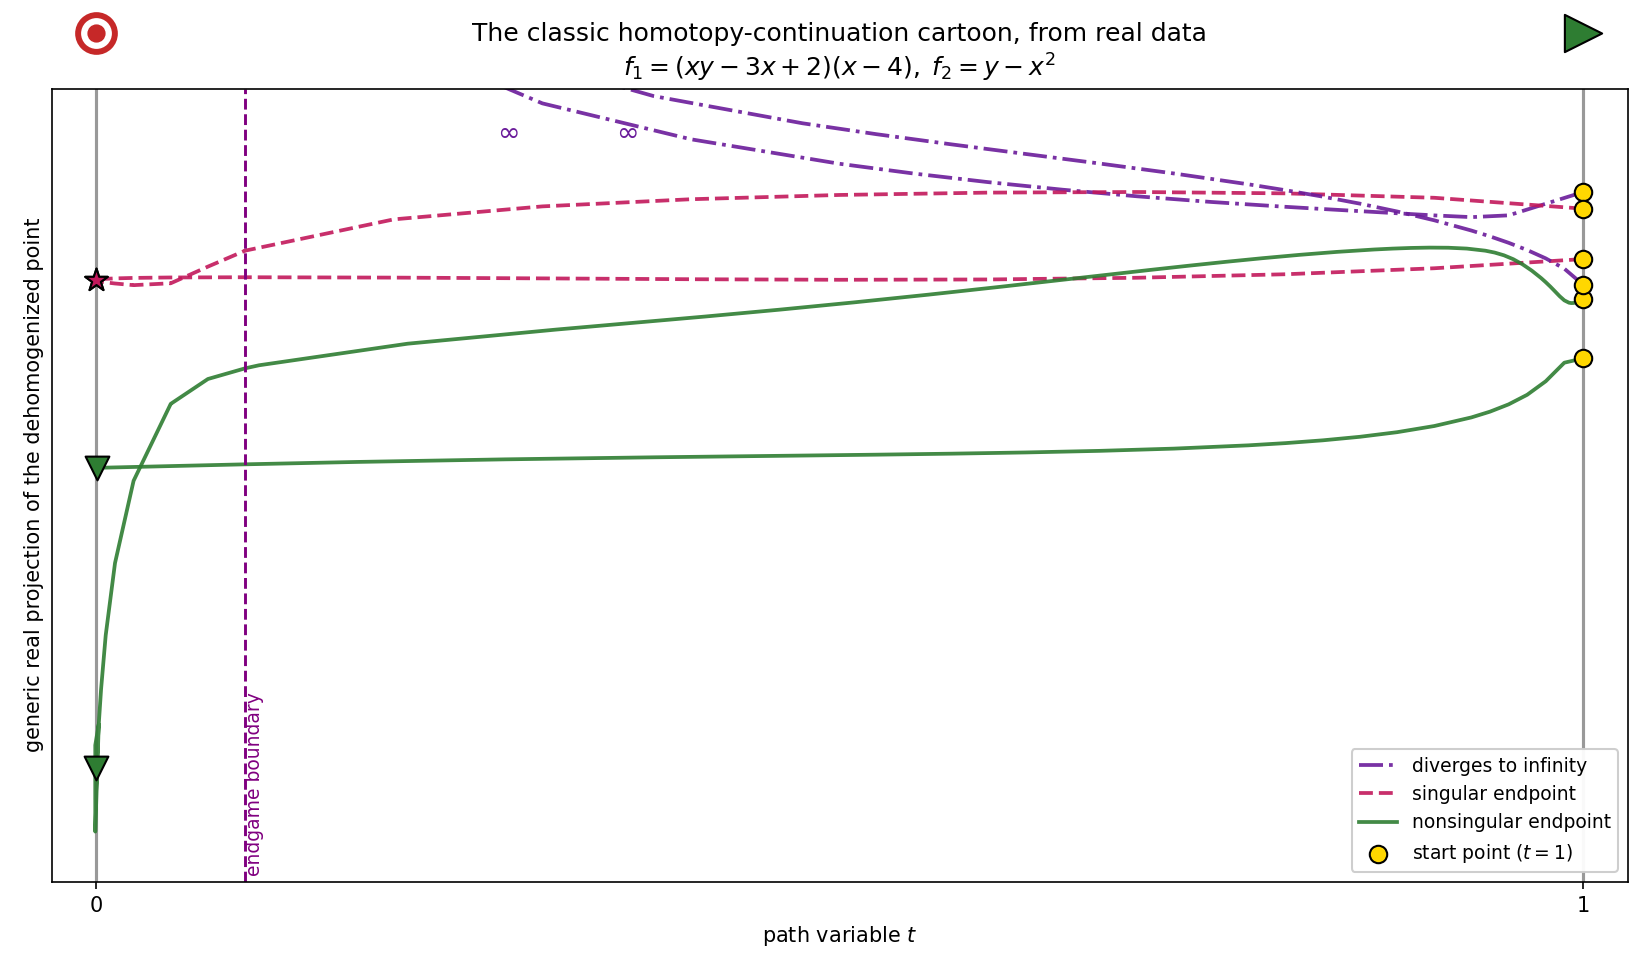

Python code for this plot:
"""Recreate the *classic homotopy-continuation cartoon* — from real tracked data.

Every textbook draws the same picture (see ``doc_resources/images/homotopycontinuation_generic.png``):
smooth start points at ``t=1`` on the right, paths flowing left to the target's solutions at
``t=0``, past an endgame boundary; the endpoints come in three flavors — nonsingular, singular, and
"at infinity" (paths that diverge).  That drawing is freehand.  This script reproduces it from a real
solve, with each path drawn as a solid line styled by what kind of endpoint it reaches.

We use a small, deliberately-chosen system so there are only a handful of paths and one of each
endpoint flavor:

    f1 = (x*y - 3x + 2)*(x - 4)        f2 = y - x^2

Substituting y = x^2 gives (x-1)^2 (x+2)(x-4) = 0: a DOUBLE root at x=1 (a **singular** endpoint,
reached by two paths) and simple roots at x=-2, 4 (**nonsingular**).  The total-degree start system
has 6 paths, so the remaining two **diverge to infinity** (the homogenizing coordinate -> 0).

Run (needs matplotlib):
    python .../classic_continuation_cartoon/classic_continuation_cartoon.py           # SVG + PNG to cwd
    python .../classic_continuation_cartoon/classic_continuation_cartoon.py /tmp/out
"""
import os
import sys

import bertini as pb
from bertini.nag_algorithm import ZeroDimSolver, observers as nobs

ENDGAME_BOUNDARY = 0.1
HOMVAR_INDEX = 0   # homogenize() prepends the homogenizing coordinate; affine coord = z[k]/z[0]
# Height = Re of a fixed GENERIC complex projection of ALL dehomogenized coordinates.  A single
# coordinate's real part collapses distinct points onto a few heights; a generic projection (mixing
# all coordinates with complex weights) separates every distinct point.  The diverging paths run off
# to large height, so the plot windows on the finite paths and lets the diverging ones exit the top.
# Fixed for reproducibility.
PROJECTION = (0.6 + 0.8j, -0.9 + 0.4j)

# endpoint-flavor styling (solid lines; color + endpoint marker per flavor), echoing the cartoon
# solid/dashed/dash-dot AND distinct colors per flavor, so the flavors are distinguishable even in
# grayscale / for color-blind readers.
STYLE = {
    "nonsingular": dict(color="#2e7d32", ls="-",  marker="v", label="nonsingular endpoint"),
    "singular":    dict(color="#c2185b", ls="--", marker="*", label="singular endpoint"),
    "infinite":    dict(color="#6a1b9a", ls="-.", marker="^", label="diverges to infinity"),
}


def target_system():
    x, y = pb.Variable("x"), pb.Variable("y")
    sys = pb.System()
    sys.add_function((x * y - 3 * x + 2) * (x - 4))
    sys.add_function(y - x ** 2)
    sys.add_variable_group(pb.VariableGroup([x, y]))
    return sys


def classify(meta):
    if not meta.is_finite:
        return "infinite"
    return "singular" if meta.is_singular else "nonsingular"


def height(df):
    """A fixed GENERIC complex projection of the dehomogenized point down to one real number.

    A single coordinate's real part collapses distinct points onto a few heights; mixing all
    coordinates with fixed complex weights separates them.  ``df`` is one path's samples (columns
    ``t``, ``z0`` = homogenizing coord, ``z1..`` = the rest).
    """
    import numpy as np
    hom = df["z{}".format(HOMVAR_INDEX)].to_numpy()
    n_aff = sum(c.startswith("z") for c in df.columns) - 1   # affine coords (drop homvar)
    with np.errstate(divide="ignore", invalid="ignore"):
        proj = np.zeros(len(df), dtype=complex)
        for k in range(n_aff):
            proj += PROJECTION[k % len(PROJECTION)] * (df["z{}".format(k + 1)].to_numpy() / hom)
    return np.real(proj)


SEED = 12  # chosen for a clean picture: start points well separated, finite paths not grazing infinity,
           # and BOTH diverging paths leaving upward (so their infinity markers sit above the plot)


def collect(seed=SEED):
    """Solve and return [(flavor, DataFrame), ...], one per path."""
    pb.random.set_random_seed(seed)
    # total-degree LINEAR-PRODUCT start: its start points are intersections of random linear forms,
    # generically separated -- unlike the binomial total-degree start's scaled roots of unity, which
    # can land on top of each other under the height projection.
    zd = ZeroDimSolver(target_system(), mptype="adaptive", startsystem="linearproduct")
    coll = nobs.SolutionPathCollector()
    zd.add_observer(coll)
    zd.solve()
    md = zd.solution_metadata()
    out = []
    for series in coll.series:
        if len(series) == 0:
            continue
        out.append((classify(md[series.path_index]), series.as_dataframe()))
    return out


def make_plot(paths, out_stem):
    import numpy as np
    import matplotlib
    matplotlib.use("Agg")
    import matplotlib.pyplot as plt

    fig, ax = plt.subplots(figsize=(11, 6.5))

    seen = set()
    curves = []     # (flavor, x, y) for every path
    fin_y = []      # EVERY height along the finite paths (bulk sizes the window)
    fin_end = []    # the finite ENDPOINTS (roots) -- always kept fully in view
    for flavor, df in paths:
        x = np.real(df["t"].to_numpy())
        y = height(df)
        keep = np.isfinite(x) & np.isfinite(y)
        x, y = x[keep], y[keep]
        if len(x) >= 2:
            curves.append((flavor, x, y))
            if flavor != "infinite":
                fin_y.extend(y)          # the whole finite path...
                fin_end.append(y[-1])    # ...and, kept in view no matter what, its endpoint

    # Auto-fit the finite paths so switching the system needs no manual axis tweaking.  Use a ROBUST
    # range (1st-99th percentile of all finite-path heights) rather than raw min/max: a finite path
    # can momentarily spike when it passes near the hyperplane at infinity (its dehomogenized height
    # blows up mid-flight), and one such transient must not compress everything else into a flat band.
    # The actual roots (finite endpoints) are always unioned in, so no endpoint is ever clipped.
    if fin_y:
        lo, hi = np.percentile(fin_y, [1, 99])
        lo, hi = min(lo, min(fin_end)), max(hi, max(fin_end))
    else:
        lo, hi = -1.0, 1.0
    pad = 0.15 * (hi - lo) + 0.5
    ax.set_ylim(lo - pad, hi + pad)
    top, bot = ax.get_ylim()[1], ax.get_ylim()[0]

    for flavor, x, y in curves:
        st = STYLE[flavor]
        lbl = st["label"] if flavor not in seen else None
        seen.add(flavor)
        if flavor == "infinite":
            # draw the diverging path ONLY up to where it leaves the finite window (so its post-blowup
            # tail does not scribble a vertical line at t=0); mark the cutoff with an arrowhead pointing
            # the way it is going and the infinity symbol just inside the axis.
            outside = np.where((y > top) | (y < bot))[0]
            i = int(outside[0]) if len(outside) else len(x) - 1
            ax.plot(x[:i + 1], y[:i + 1], ls=st["ls"], color=st["color"], lw=1.8, alpha=0.9,
                    label=lbl, zorder=2)
            ax.scatter([x[0]], [y[0]], facecolor="gold", edgecolor="black", s=70, zorder=4, marker="o")
            if len(outside):
                # the line is simply cut off where it leaves the window (no end marker); the infinity
                # symbol sits at that exit point, just INSIDE the axis, saying where it went.
                up = y[i] > top
                edge = top if up else bot
                dy = y[i] - y[i - 1] if i > 0 else 1.0       # crossing point, interpolated
                xe = x[i - 1] + (edge - y[i - 1]) / dy * (x[i] - x[i - 1]) if i > 0 and dy != 0 else x[i]
                inset = 0.04 * (top - bot)
                ax.text(xe, edge - inset if up else edge + inset, r"$\infty$", color=st["color"],
                        fontsize=13, ha="center", va="top" if up else "bottom", zorder=6)
        else:
            ax.plot(x, y, ls=st["ls"], color=st["color"], lw=1.8, alpha=0.9, label=lbl, zorder=2)
            ax.scatter([x[0]], [y[0]], facecolor="gold", edgecolor="black", s=70, zorder=4, marker="o")
            ax.scatter([x[-1]], [y[-1]], color=st["color"], edgecolor="black",
                       s=130, zorder=5, marker=st["marker"])               # endpoint (by flavor)

    ax.axvline(0.0, color="0.6", lw=1.5, zorder=1)          # the target t = 0
    ax.axvline(1.0, color="0.6", lw=1.5, zorder=1)          # the start system t = 1
    # a bullseye 🎯 just above t=0 marks the target system f(z)=0 (matplotlib's default fonts can't
    # render the emoji glyph, so we draw the dartboard the cartoon itself uses).
    tx = ax.get_xaxis_transform()                            # x in data coords, y in axes coords
    for size, col in [(380, "#c62828"), (190, "white"), (60, "#c62828")]:
        ax.scatter([0.0], [1.07], s=size, c=col, transform=tx, clip_on=False, zorder=10)
    # a green "play" triangle just above t=1 marks where the homotopy STARTS -- press play, and the
    # paths flow left from the start system to the target.
    ax.scatter([1.0], [1.07], s=320, marker=">", facecolor="#2e7d32", edgecolor="black",
               transform=tx, clip_on=False, zorder=10)
    ax.axvline(ENDGAME_BOUNDARY, color="purple", ls="--", lw=1.4)
    ax.text(ENDGAME_BOUNDARY, bot, " endgame boundary",
            color="purple", va="bottom", ha="left", fontsize=9, rotation=90)

    ax.set_xlim(-0.03, 1.03)          # t = 0 on the LEFT, t = 1 on the RIGHT (as in the cartoon)
    ax.set_xlabel(r"path variable $t$")
    ax.set_ylabel(r"generic real projection of the dehomogenized point")
    ax.set_title("The classic homotopy-continuation cartoon, from real data\n"
                 r"$f_1=(xy-3x+2)(x-4),\; f_2=y-x^2$")
    ax.scatter([], [], facecolor="gold", edgecolor="black", marker="o", s=70,
               label="start point ($t=1$)")
    ax.legend(loc="lower right", fontsize=9, framealpha=0.95)
    ax.set_yticks([])                       # the height is a schematic projection; the scale is not meaningful
    ax.set_xticks([0.0, 1.0])               # only the two endpoints of the homotopy matter
    ax.set_xticklabels(["0", "1"])
    ax.grid(False)

    fig.tight_layout()
    svg, png = out_stem + ".svg", out_stem + ".png"
    fig.savefig(svg);  fig.savefig(png, dpi=150)
    plt.close(fig)
    return svg, png


def main():
    out_dir = sys.argv[1] if len(sys.argv) > 1 else os.getcwd()
    os.makedirs(out_dir, exist_ok=True)
    paths = collect()
    from collections import Counter
    print("paths by endpoint flavor:", dict(Counter(f for f, _ in paths)))
    svg, png = make_plot(paths, os.path.join(out_dir, "classic_continuation_cartoon"))
    print("wrote", svg, "\n      ", png)


if __name__ == "__main__":
    main()
